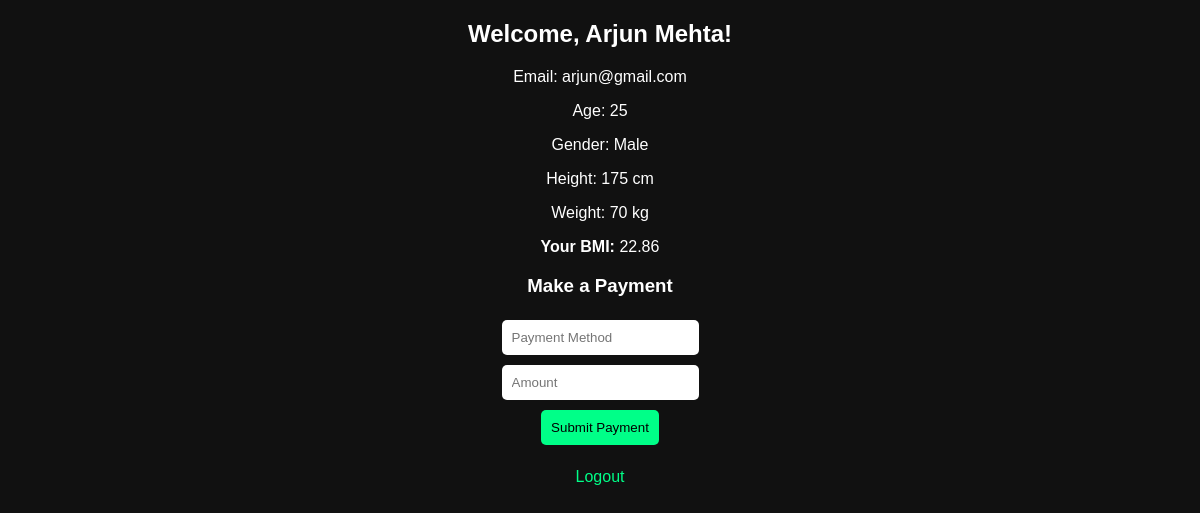
/dashboard.php (signed in), run on the app's committed database.
### tables this page shows
CREATE TABLE trainees (
  trainee_id INT AUTO_INCREMENT PRIMARY KEY,
  name VARCHAR(50),
  gender VARCHAR(10),
  email VARCHAR(100),
  contact_number VARCHAR(15),
  age INT,
  height FLOAT,
  weight FLOAT,
  training_plan TEXT,
  password VARCHAR(255)
);

### dashboard.php (the view, shortened to what this page needs)
<?php
include 'db.php';
$email = $_SESSION['email'];
$sql = "SELECT * FROM trainees WHERE email='$email'";
$result = mysqli_query($conn, $sql);
$user = mysqli_fetch_assoc($result);
$bmi = 0;
if ($user['height'] > 0) {
  $height_m = $user['height'] / 100;
  $bmi = round($user['weight'] / ($height_m * $height_m), 2);
}
?>
<!DOCTYPE html>
<html>
<head>
  <link rel="stylesheet" href="style.css">
</head>
<body>
  <h2>Welcome, <?php echo $user['name']; ?>!</h2>
  <p>Email: <?php echo $user['email']; ?></p>
  <p>Age: <?php echo $user['age']; ?></p>
  <p>Gender: <?php echo $user['gender']; ?></p>
  <p>Height: <?php echo $user['height']; ?> cm</p>
  <p>Weight: <?php echo $user['weight']; ?> kg</p>
  <p><b>Your BMI:</b> <?php echo $bmi; ?></p>
  <form action="payment.php" method="POST">
    <h3>Make a Payment</h3>
    <input type="text" name="method" placeholder="Payment Method" required><br>
    <input type="number" name="amount" placeholder="Amount" required><br>
    <button type="submit">Submit Payment</button>
  </form>
  <br><a href="logout.php">Logout</a>
</body>
</html>

### style.css (style rules this page uses)
body { font-family: Arial, sans-serif; text-align: center; background: #111; color: #fff; }
input, button { padding: 10px; margin: 5px; border-radius: 5px; border: none; }
button { background: #00ff88; cursor: pointer; }
a { color: #00ff88; text-decoration: none; }

### data on the page
trainees: name "Arjun Mehta", email "arjun@gmail.com", age "25", gender "Male", height "175", weight "70", bmi "22.86"
